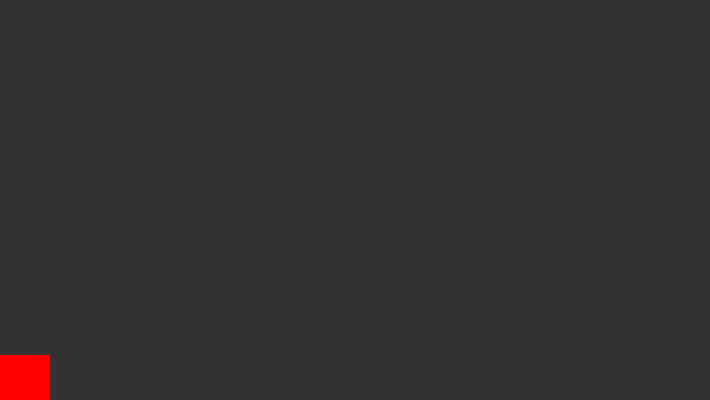
Frame 1 (no input)
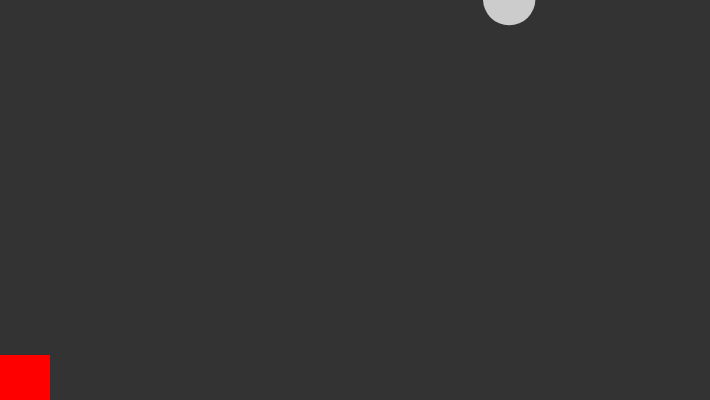
Frame 60 (no input)
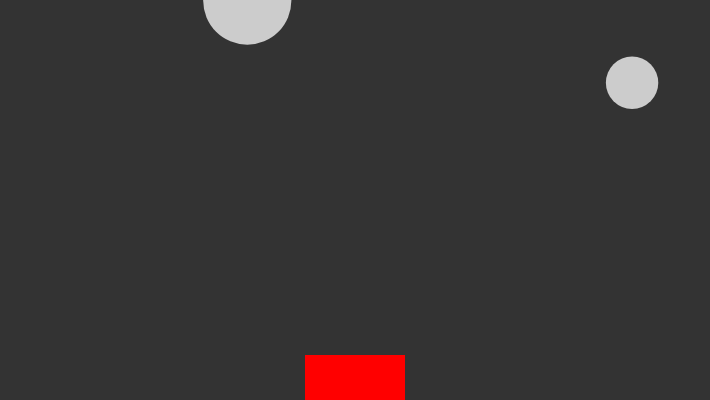
Frame 120 (the mouse pressed at the canvas centre since frame 60)

The p5.js sketch that drew these frames (run headless with seeded random() and noise() and a simulated clock; from frame 60 on, the mouse is pressed at the canvas centre):

// p5.js sketch
// ── sketch.js
class Ball {
  constructor(x, y, r) {
    this.position = new p5.Vector(x, y);
    this.velocity = p5.Vector.random2D();
    this.velocity.mult(random(1, 3)); 
    this.r = r;
    this.m = r * 0.1; 
    this.gravity = new p5.Vector(0, 0.2 * this.m); 
  }

  update() {
    this.velocity.add(this.gravity); 
    this.position.add(this.velocity);
  }

  checkBoundaryCollision() {
    if (this.position.x > width - this.r || this.position.x < this.r) {
      this.velocity.x *= -1;
    }
    if (this.position.y > height - this.r) {
      this.velocity.y *= -1;
      this.position.y = height - this.r;
    }
  }

  display() {
    noStroke();
    fill(204);
    ellipse(this.position.x, this.position.y, this.r * 2, this.r * 2);
  }
}

class Cup {
  constructor(x, y, w, h) {
    this.position = new p5.Vector(x, y);
    this.w = w;
    this.h = h;
  }

  display() {
    fill(255, 0, 0);
    noStroke();
    rectMode(CENTER);
    rect(this.position.x, this.position.y, this.w, this.h);
  }

  contains(ball) {
    return ball.position.x > this.position.x - this.w / 2 &&
           ball.position.x < this.position.x + this.w / 2 &&
           ball.position.y + ball.r > this.position.y - this.h / 2 &&
           ball.position.y - ball.r < this.position.y + this.h / 2;
  }
}

let balls = [];
let cup;
let spawnRate = 60; 

function setup() {
  createCanvas(710, 400);
  cup = new Cup(width / 2, height - 20, 100, 50);
}

function draw() {
  background(51);

  
  if (frameCount % spawnRate == 0) {
    balls.push(new Ball(random(width), 0, random(20, 50)));
  }

  for (let i = balls.length - 1; i >= 0; i--) {
    let b = balls[i];
    b.update();
    b.checkBoundaryCollision();
    b.display();
    
    
    if (cup.contains(b)) {
      balls.splice(i, 1);
    }
  }

  
  cup.position.x = mouseX;
  cup.display();
}
